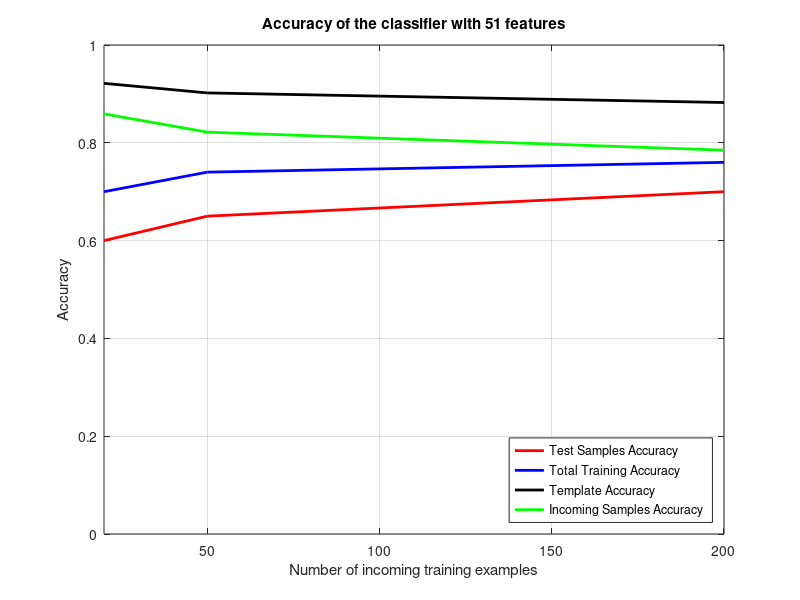
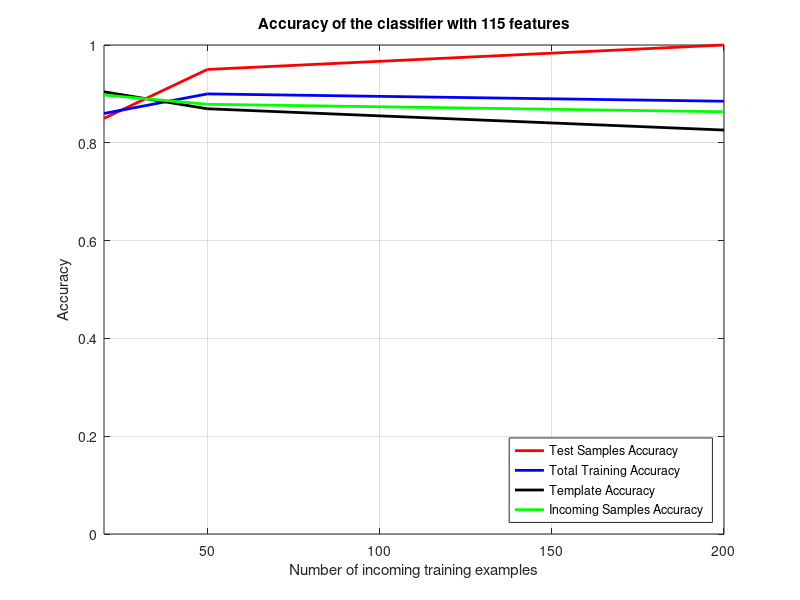

The MATLAB script that drew these images, in order:
%% Plot
close all
p1 = [0.9216, 0.9020, 0.8824];  % 51
p2 = [0.9043, 0.8696, 0.8261];  % 115
p22 = [0.7, .74, .76]; % 51
p3 = [0.8592, 0.8218, 0.7849];  % 51 
p33 = [.86, .9, .885]; % 115
p4 = [0.8977, 0.8788, 0.8635];  % 115
p5 = [0.6, 0.65, .7];           % 51
p6 = [.85, .95, 1];             % 115
x = [20, 50, 200];              % Incoming samples

figure
% plot(x, p1)
plot(x, p5, 'r', 'LineWidth', 2);
hold on
plot(x, p22, 'b', 'LineWidth', 2);
hold on 
plot(x, p1, 'k', 'LineWidth', 2);
hold on 
plot(x, p3, 'g', 'LineWidth', 2);
hold on
axis([20, 200, 0, 1])
grid on
title('Accuracy of the classifier with 51 features')
xlabel('Number of incoming training examples')
ylabel('Accuracy')
legend('Test Samples Accuracy','Total Training Accuracy', 'Template Accuracy', 'Incoming Samples Accuracy','Location','SouthEast')

figure
% plot(x, p1)
plot(x, p6, 'r', 'LineWidth', 2);
hold on
plot(x, p33, 'b', 'LineWidth', 2);
hold on 
plot(x, p2, 'k', 'LineWidth', 2);
hold on 
plot(x, p4, 'g', 'LineWidth', 2);
hold on
axis([20, 200, 0, 1])
grid on
title('Accuracy of the classifier with 115 features')
xlabel('Number of incoming training examples')
ylabel('Accuracy')
legend('Test Samples Accuracy','Total Training Accuracy', 'Template Accuracy', 'Incoming Samples Accuracy','Location','SouthEast')
